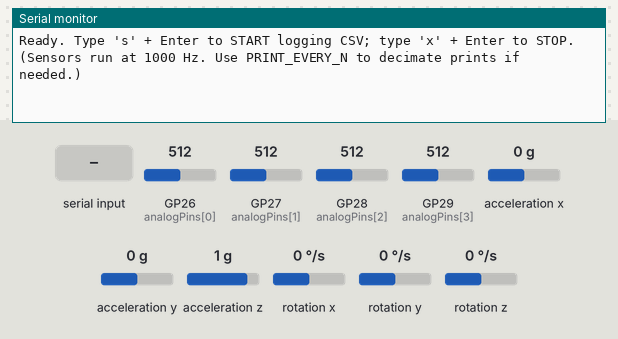
This sketch was run on a simulated Raspberry Pi Pico. Parts: the last lines printed to the serial monitor. Wiring (inferred from the names in the program): MPU-6050 motion sensor at I2C address 0x68. The test bench sets the inputs (shaded band); at power-on: acceleration x 0 g, GP26 (analogPins[0]) = 512, GP27 (analogPins[1]) = 512, GP28 (analogPins[2]) = 512, GP29 (analogPins[3]) = 512, acceleration y 0 g, acceleration z 1 g, rotation x 0 °/s, rotation y 0 °/s, rotation z 0 °/s (analog values on the 0–1023 scale).

Above: at 5.4 s.
5.5 s: "s" received over Serial
At 6.4 s:
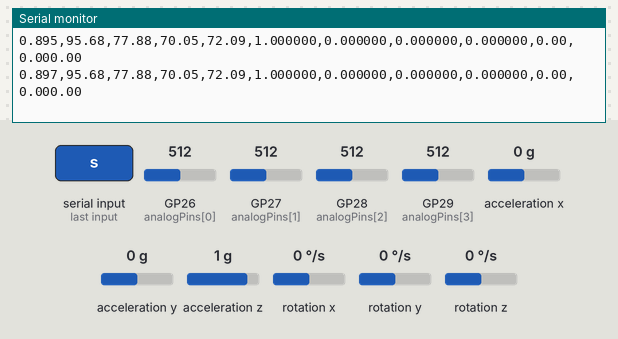
7.0 s: acceleration x set to -1.4 g
At 7.8 s:
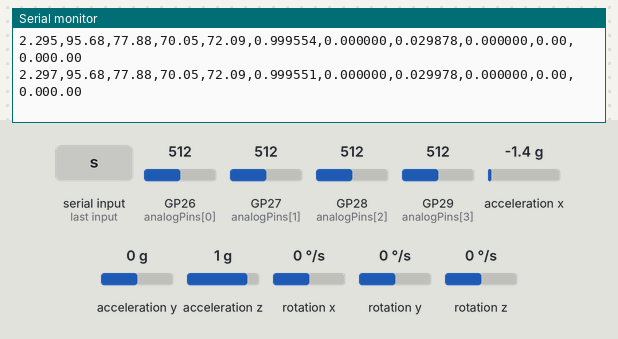
8.5 s: GP26 (analogPins[0]) set to 716
At 9.5 s:
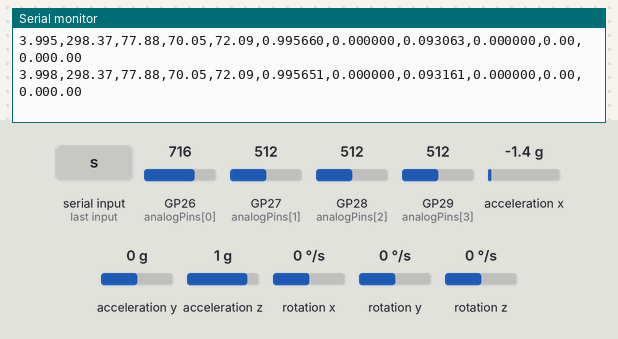
10.0 s: GP27 (analogPins[1]) set to 716
At 10.7 s:
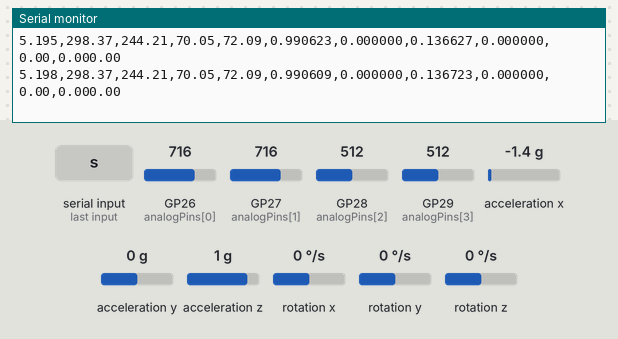
11.5 s: GP28 (analogPins[2]) set to 716
Timing chart, 0 to 12.2 s (numbered marks = the images above; inputs shaded):
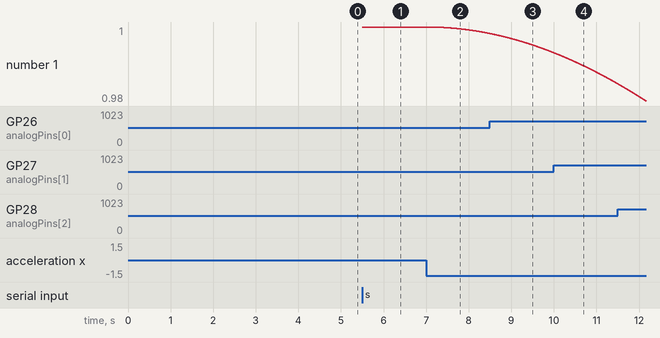

Measured:
- after the input at 5.5 s, the serial monitor: prints a new line at once (image 1)

The sketch:

g1Integration.ino
```cpp
// Teensy/Arduino 1000 Hz logger for 4x FSR + MPU-6050 + Madgwick
#include <Wire.h>
#include <MadgwickAHRS.h>

// ===================== FSRs =====================
const int   analogPins[4]   = {A0, A1, A2, A3};
const char* analogNames[4]  = {"FSR1", "FSR2", "FSR3", "FSR4"};
const float Vcc             = 3.3f;
// Force [N] = slope * Vout + intercept
const float slope[4]        = {308.010f, 252.743f, 232.058f, 236.940f};
const float intercept[4]    = {-413.037f, -339.549f, -313.218f, -319.241f};

// ===================== IMU (MPU-6050) =====================
const uint8_t MPU_ADDR = 0x68;   // AD0 = GND
Madgwick filter;

// Gyro bias (deg/s)
float gx_off = 0, gy_off = 0, gz_off = 0;
// For angular accel derivative (deg/s to deg/s^2)
float prev_gx = 0, prev_gy = 0, prev_gz = 0;
float angAccX = 0, angAccY = 0, angAccZ = 0;  // EMA-smoothed (deg/s^2)
const float kalmanK = 0.2f;                   // EMA factor for ang. accel smoothing

// ===================== Loop timing =====================
// Fixed 1000 Hz loop (1 ms tick)
const uint32_t LOOP_US = 1000;
uint32_t nextTick = 0;   // micros() timestamp of next tick

// ===================== Logging Control =====================
bool logging = false;
bool headerPrinted = false;
unsigned long t0_ms = 0;
const uint16_t PRINT_EVERY_N = 1;   // 1 = print every sample (~1000 Hz). Bump to 10 for ~100 Hz.
uint32_t sampleCount = 0;

// ---------- IMU helpers ----------
void i2cWriteByte(uint8_t addr, uint8_t reg, uint8_t val) {
  Wire.beginTransmission(addr);
  Wire.write(reg);
  Wire.write(val);
  Wire.endTransmission();
}

uint8_t i2cReadByte(uint8_t addr, uint8_t reg) {
  Wire.beginTransmission(addr);
  Wire.write(reg);
  Wire.endTransmission(false);
  Wire.requestFrom(addr, (uint8_t)1);
  return Wire.available() ? Wire.read() : 0;
}

void wakeMPU(uint8_t addr) {
  // PWR_MGMT_1: clear sleep
  i2cWriteByte(addr, 0x6B, 0x00);
  delay(100);
}

void configureMPU_1kHz(uint8_t addr) {
  // CONFIG (0x1A): DLPF_CFG = 0 (260 Hz gyro BW, 1 kHz sample rate)
  i2cWriteByte(addr, 0x1A, 0x00);
  // SMPLRT_DIV (0x19): with DLPF on, base is 1 kHz; divider=0 -> 1 kHz
  i2cWriteByte(addr, 0x19, 0x00);
  // GYRO_CONFIG (0x1B): FS_SEL=0 (±250 dps => 131 LSB/(deg/s))
  i2cWriteByte(addr, 0x1B, 0x00);
  // ACCEL_CONFIG (0x1C): AFS_SEL=0 (±2 g => 16384 LSB/g)
  i2cWriteByte(addr, 0x1C, 0x00);
  delay(50);
}

void readRaw(uint8_t addr, int16_t &ax, int16_t &ay, int16_t &az,
                        int16_t &gx, int16_t &gy, int16_t &gz) {
  Wire.beginTransmission(addr);
  Wire.write(0x3B); // ACCEL_XOUT_H
  Wire.endTransmission(false);
  Wire.requestFrom(addr, (uint8_t)14);
  if (Wire.available() >= 14) {
    ax = (Wire.read() << 8) | Wire.read();
    ay = (Wire.read() << 8) | Wire.read();
    az = (Wire.read() << 8) | Wire.read();
    Wire.read(); Wire.read(); // TEMP (skip)
    gx = (Wire.read() << 8) | Wire.read();
    gy = (Wire.read() << 8) | Wire.read();
    gz = (Wire.read() << 8) | Wire.read();
  }
}

// GYRO-ONLY calibration: estimate gyro biases (deg/s). Do NOT change accelerometer.
void calibrateGyro(uint8_t addr, float &gx_off, float &gy_off, float &gz_off) {
  const int samples = 2000;
  long sum_gx = 0, sum_gy = 0, sum_gz = 0;

  for (int i = 0; i < samples; i++) {
    int16_t ax, ay, az, gx, gy, gz;
    readRaw(addr, ax, ay, az, gx, gy, gz);
    sum_gx += gx; sum_gy += gy; sum_gz += gz;
    delayMicroseconds(500); // quicker calibration but still averages motion-free bias
  }
  gx_off = (sum_gx / (float)samples) / 131.0f;
  gy_off = (sum_gy / (float)samples) / 131.0f;
  gz_off = (sum_gz / (float)samples) / 131.0f;
}

// ===================== Arduino =====================
void setup() {
  // High baud to sustain ~kHz CSV
  Serial.begin(2000000);
  while (!Serial) { /* wait for USB */ }

  // ADC resolution matches scaling (0..1023)
  analogReadResolution(10);

  // I2C for IMU at 400 kHz (MPU-6050 limit)
  Wire.setSDA(18); Wire.setSCL(19);
  Wire.begin();
  Wire.setClock(400000);

  wakeMPU(MPU_ADDR);
  configureMPU_1kHz(MPU_ADDR);
  calibrateGyro(MPU_ADDR, gx_off, gy_off, gz_off);

  // Madgwick nominal sample rate = 1000 Hz
  filter.begin(1000.0f);

  nextTick = micros() + LOOP_US;

  Serial.println("Ready. Type 's' + Enter to START logging CSV; type 'x' + Enter to STOP.");
  Serial.println("(Sensors run at 1000 Hz. Use PRINT_EVERY_N to decimate prints if needed.)");
}

void maybeHandleSerialCommands() {
  while (Serial.available() > 0) {
    int c = Serial.read();
    if (c == 's' || c == 'S') {
      logging = true;
      headerPrinted = false;   // will print header at next print
      t0_ms = millis();        // reset time zero on start
      sampleCount = 0;
    } else if (c == 'x' || c == 'X') {
      logging = false;
    }
  }
}

void readFSR_Forces(float forces_out[4]) {
  for (int i = 0; i < 4; i++) {
    int raw = analogRead(analogPins[i]);
    float Vout = raw * (Vcc / 1023.0f);
    float Force = slope[i] * Vout + intercept[i];
    if (Force < 0.0f) Force = 0.0f;      // clip negatives
    if (Force < 2.0f) Force = 0.0f;      // deadzone below 2 N
    forces_out[i] = Force;
  }
}

void loop() {
  // Fixed-rate 1000 Hz tick
  const uint32_t now = micros();
  // Wait until it's time (keeps phase over serial/other work)
  if ((int32_t)(now - nextTick) < 0) {
    return; // not yet time for the next 1 ms tick
  }
  // Catch up if we fell behind (avoid drift)
  nextTick += LOOP_US;
  // If very far behind (USB burst), realign to now+1ms
  if ((int32_t)(micros() - nextTick) > 5000) {
    nextTick = micros() + LOOP_US;
  }

  maybeHandleSerialCommands();

  // ---------- FSR read (forces only) ----------
  float forces[4];
  readFSR_Forces(forces);

  // ---------- IMU update (assume dt = 0.001 s at 1 kHz) ----------
  {
    int16_t ax_i, ay_i, az_i, gx_i, gy_i, gz_i;
    readRaw(MPU_ADDR, ax_i, ay_i, az_i, gx_i, gy_i, gz_i);

    // Accel in g (±2g => 16384 LSB/g). KEEP GRAVITY.
    const float ax = ax_i / 16384.0f;
    const float ay = ay_i / 16384.0f;
    const float az = az_i / 16384.0f;

    // Gyro in deg/s minus bias
    const float gxd = (gx_i / 131.0f) - gx_off;
    const float gyd = (gy_i / 131.0f) - gy_off;
    const float gzd = (gz_i / 131.0f) - gz_off;

    // Angular acceleration via EMA on derivative of gyro (deg/s^2)
    const float dt = 0.001f; // fixed 1 kHz
    const float rawAccX = (gxd - prev_gx) / dt;
    const float rawAccY = (gyd - prev_gy) / dt;
    const float rawAccZ = (gzd - prev_gz) / dt;
    angAccX = (1 - kalmanK) * angAccX + kalmanK * rawAccX;
    angAccY = (1 - kalmanK) * angAccY + kalmanK * rawAccY;
    angAccZ = (1 - kalmanK) * angAccZ + kalmanK * rawAccZ;
    prev_gx = gxd; prev_gy = gyd; prev_gz = gzd;

    // Madgwick fusion (gyro in rad/s, accel in g)
    filter.updateIMU(gxd * DEG_TO_RAD, gyd * DEG_TO_RAD, gzd * DEG_TO_RAD, ax, ay, az);
  }

  // ---------- CSV output (only when logging) ----------
  if (logging) {
    if (!headerPrinted) {
      Serial.println("time_s,FSR1_N,FSR2_N,FSR3_N,FSR4_N,qw,qx,qy,qz,angAccX,angAccY,angAccZ");
      headerPrinted = true;
    }

    // Decimate prints to keep bandwidth manageable if desired
    sampleCount++;
    if (sampleCount % PRINT_EVERY_N == 0) {
      float qw, qx, qy, qz;
      filter.getQuaternion(&qw, &qx, &qy, &qz);

      const float t_s = (millis() - t0_ms) / 1000.0f;

      // CSV row: time, 4 forces, 4 quat, 3 ang acc
      Serial.print(t_s, 3); Serial.print(',');
      Serial.print((double)forces[0], 2); Serial.print(',');
      Serial.print((double)forces[1], 2); Serial.print(',');
      Serial.print((double)forces[2], 2); Serial.print(',');
      Serial.print((double)forces[3], 2); Serial.print(',');
      Serial.print((double)qw, 6);       Serial.print(',');
      Serial.print((double)qx, 6);       Serial.print(',');
      Serial.print((double)qy, 6);       Serial.print(',');
      Serial.print((double)qz, 6);       Serial.print(',');
      Serial.print((double)angAccX, 2);  Serial.print(',');
      Serial.print((double)angAccY, 2);  Serial.println((double)angAccZ, 2);
    }
  }
}
```
